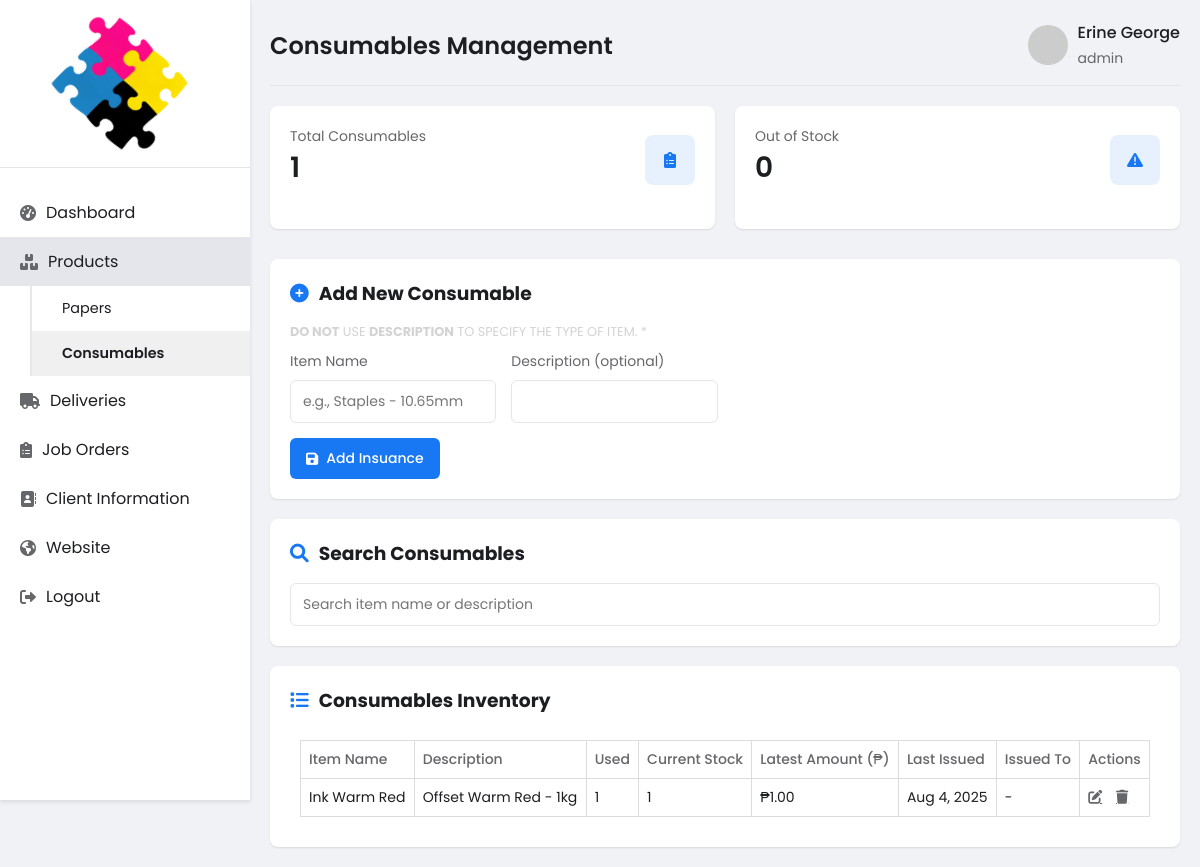
The page /pages/insuances.php (signed in) on the database its author committed.
### tables this page shows
CREATE TABLE `insuances` (
  `id` int(11) NOT NULL,
  `item_name` varchar(255) NOT NULL,
  `description` text DEFAULT NULL,
  `stock` int(11) DEFAULT 0,
  `date_issued` date DEFAULT NULL,
  `issued_by` int(11) DEFAULT NULL,
  `created_at` timestamp NULL DEFAULT current_timestamp()
);

### pages/insuances.php (the view, shortened to what this page needs)
<?php
require_once '../config/db.php';
$stock_result = $inventory->query("
    SELECT
        ins.id AS item_id,
        ins.item_name AS insuance_name,
        ins.description,
        COALESCE(d.unit, '-') AS unit,
        COALESCE(SUM(d.delivered_quantity), 0) AS delivered_quantity,
        (
            SELECT COALESCE(SUM(u.quantity_used), 0)
            FROM insuance_usages u
            WHERE u.item_id = ins.id
        ) AS used_quantity,
        COALESCE(SUM(d.delivered_quantity), 0) - (
            SELECT COALESCE(SUM(u.quantity_used), 0)
            FROM insuance_usages u
            WHERE u.item_id = ins.id
        ) AS current_stock,
        (
            SELECT idl.amount_per_unit
            FROM insuance_delivery_logs idl
            WHERE idl.insuance_name = ins.item_name
            ORDER BY delivery_date DESC, id DESC
            LIMIT 1
        ) AS latest_amount,
        (
            SELECT MAX(u.date_issued)
            FROM insuance_usages u
            WHERE u.item_id = ins.id
        ) AS latest_used_date,
        (
            SELECT u.used_by_name
            FROM insuance_usages u
            WHERE u.item_id = ins.id AND u.used_by_name IS NOT NULL AND u.used_by_name != ''
            ORDER BY u.date_issued DESC, u.id DESC
            LIMIT 1
        ) AS latest_used_to,
        (
            SELECT usr.username
            FROM insuance_usages u
            LEFT JOIN users usr ON u.issued_by = usr.id
            WHERE u.item_id = ins.id
            ORDER BY u.date_issued DESC, u.id DESC
            LIMIT 1
        ) AS latest_issued_by
    FROM insuances ins
    LEFT JOIN insuance_delivery_logs d ON d.insuance_name = ins.item_name
    GROUP BY ins.id
");
$insuance_stock = $stock_result->fetch_all(MYSQLI_ASSOC);
$total_insuances = count($insuance_stock);
$out_of_stock = count(array_filter($insuance_stock, fn($i) => $i['current_stock'] <= 0));
?>
<!DOCTYPE html>
<html lang="en">
<head>
    <link rel="stylesheet" href="https://cdnjs.cloudflare.com/ajax/libs/font-awesome/6.0.0-beta3/css/all.min.css">
</head>
<body>
    <?php
    $currentPage = basename($_SERVER['PHP_SELF']);
    $isProductPage = in_array($currentPage, ['papers.php', 'insuances.php']);
    ?>
    <div class="sidebar-con">
        <div class="sidebar">
            <div class="brand">
                <img src="../assets/images/plainlogo.png" alt="">
            </div>
            <ul class="nav-menu">
                <li><a href="dashboard.php"><i class="fas fa-tachometer-alt"></i> <span>Dashboard</span></a></li>
                <li class="<?= $isProductPage ? 'active' : '' ?>">
                    <a href="papers.php">
                        <i class="fas fa-boxes"></i> <span>Products</span>
                    </a>
                    <ul class="submenu">
                        <li><a href="papers.php" class="<?= $currentPage == 'papers.php' ? 'activate' : '' ?>">Papers</a></li>
                        <li><a href="insuances.php" class="<?= $currentPage == 'insuances.php' ? 'activate' : '' ?>">Consumables</a></li>
                    </ul>
                </li>
                <li><a href="delivery.php"><i class="fas fa-truck"></i> <span>Deliveries</span></a></li>
                <li><a href="job_orders.php"><i class="fas fa-clipboard-list"></i> <span>Job Orders</span></a></li>
                <li><a href="clients.php"><i class="fa fa-address-book"></i> <span>Client Information</span></a></li>
                <li><a href="website_admin.php"><i class="fa fa-earth-americas"></i> <span>Website</span></a></li>
                <li><a href="../accounts/logout.php"><i class="fas fa-sign-out-alt"></i> <span>Logout</span></a></li>
            </ul>
        </div>
    </div>
    <div class="main-content">
        <header class="header">
            <h1>Consumables Management</h1>
            <div class="user-info">
                <img src="https://ui-avatars.com/api/?name=<?= urlencode($_SESSION['username']) ?>&background=random" alt="User">
                <div class="user-details">
                    <h4><?= htmlspecialchars($_SESSION['username']) ?></h4>
                    <small><?= $_SESSION['role'] ?></small>
                </div>
            </div>
        </header>
        <div class="stats-grid">
            <div class="stat-card">
                <div class="card-header">
                    <div>
                        <p>Total Consumables</p>
                        <h3><?= $total_insuances ?></h3>
                    </div>
                    <div class="card-icon">
                        <i class="fas fa-clipboard-list"></i>
                    </div>
                </div>
            </div>
            <div class="stat-card">
                <div class="card-header">
                    <div>
                        <p>Out of Stock</p>
                        <h3><?= $out_of_stock ?></h3>
                    </div>
                    <div class="card-icon">
                        <i class="fas fa-exclamation-triangle"></i>
                    </div>
                </div>
            </div>
        </div>
        <div class="form-card">
            <h3><i class="fas fa-plus-circle"></i>Add New Consumable</h3>
            <p style="font-size: 80%; color: lightgray; margin-bottom: 10px;"><strong>DO NOT</strong> USE <strong>DESCRIPTION</strong> TO SPECIFY THE TYPE OF ITEM. *</p>
            <form method="POST">
                <div class="form-grid">
                    <div class="form-group">
                        <label for="item_name">Item Name</label>
                        <input type="text" id="item_name" name="item_name" required placeholder="e.g., Staples - 10.65mm">
                    </div>
                    <div class="form-group">
                        <label for="description">Description (optional)</label>
                        <input type="text" id="description" name="description">
                    </div>
                </div>
                <button type="submit" class="btn"><i class="fas fa-save"></i> Add Insuance</button>
            </form>
        </div>
        <div class="form-card">
            <div class="form-group">
                <h3><i class="fas fa-search"></i>Search Consumables</h3>
                <input type="text" id="searchInput" placeholder="Search item name or description">
            </div>
        </div>
        <div class="table-card">
            <h3><i class="fas fa-list"></i>Consumables Inventory</h3>
            <div class="product-content">
                <table id="insuanceTable">
                    <thead>
                        <tr>
                            <th>Item Name</th>
                            <th>Description</th>
                            <th>Used</th>
                            <th>Current Stock</th>
                            <th>Latest Amount (₱)</th>
                            <th>Last Issued</th>
                            <?php if ($_SESSION['role'] === 'admin'): ?>
                                <th>Issued To</th>
                                <th>Actions</th>
                            <?php endif; ?>
                        </tr>
                    </thead>
                    <tbody>
                        <?php if (empty($insuance_stock)): ?>
                            <tr>
                                <td colspan="5" style="text-align:center; color:gray;">No insuances found</td>
                            </tr>
                        <?php else: ?>
                            <?php foreach ($insuance_stock as $item): ?>
                                <tr onclick="openInsuanceModal(<?= intval($item['item_id']) ?>)" class="clickable-row">
                                    <td><?= htmlspecialchars($item['insuance_name']) ?></td>
                                    <td><?= htmlspecialchars($item['description']) ?></td>
                                    <td><?= floatval($item['used_quantity']) ?></td>
                                    <td><?= floatval($item['current_stock']) ?></td>
                                    <td>₱<?= number_format(floatval($item['latest_amount']), 2) ?></td>
                                    <td><?= $item['latest_used_date'] ? date('M j, Y', strtotime($item['latest_used_date'])) : '-' ?></td>
                                    <?php if ($_SESSION['role'] === 'admin'): ?>
                                        <td><?= htmlspecialchars($item['latest_used_to'] ?? '-') ?></td>
                                        <td class="action-cell">
                                            <a href="edit_insuance.php?id=<?= $item['item_id'] ?>" class="fas fa-edit"></a>
                                            <a href="delete_insuance.php?id=<?= $item['item_id'] ?>" class="fas fa-trash" onclick="return confirm('Are you sure you want to delete this item?');"></a>
                                        </td>
                                    <?php endif; ?>
                                </tr>
                            <?php endforeach; ?>
                        <?php endif; ?>
                    </tbody>
                </table>
            </div>
        </div>
    </div>
</body>
</html>

### rows shown on the page
insuances: item_name "Ink Warm Red", description "Offset Warm Red - 1kg", used_quantity "1", current_stock "1", latest_amount "1.00", latest_used_date "Aug 4, 2025", latest_used_to "-"

### other values the page prints
$_SESSION['username'] "Erine George"
$_SESSION['role'] "admin"
$total_insuances "1"
$out_of_stock "0"
